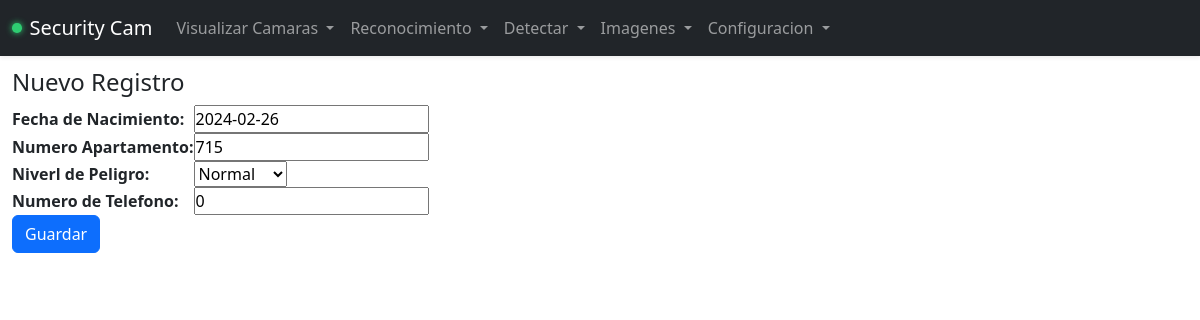
The app's page /record/11/update with its own data.
### cam/models.py (models this page shows, shortened)
class Record(models.Model):
    first_name = models.CharField(max_length=100)
    last_name = models.CharField(max_length=100)
    date_of_birth = models.DateField(null=True, blank=True)
    rut = models.IntegerField(blank=False,null=False,default=6666666)
    apartament = models.IntegerField(blank=True,default=0)
    level_dangerous = models.IntegerField(default=0)
    phone_number = models.IntegerField(default=0)
    path = models.CharField(max_length=200)
    date_register = models.DateField(null=True, blank=True)
    image_name = models.CharField(max_length=230)

### cam/views.py (the view, shortened to what this page needs)
# urls.py: path('record/<int:pk>/update',views.updateRecord,name='updateRecord'),
def updateRecord(request, pk):
    showRecord = get_object_or_404(Record, pk=pk)
    if request.method == 'GET':
        context = {'form': UpdateRecord(instance=showRecord), 'id': pk}
        return render(request,'record/edit.html',context)

### cam/src/forms/recordForm.py
class UpdateRecord(forms.ModelForm):
    CHOISE_LEVEL_DANG = (
        ('0', 'Normal'),
        ('1', 'Leve'),
        ('2', 'Peligroso'),
    )
    date_of_birth = forms.DateField(
                    initial=datetime.date.today,
                    label='Fecha de Nacimiento',
                    localize=True,
                    required=False,
                    widget=forms.DateInput(format='%Y-%m-%d')
                )
    apartament = forms.IntegerField(label='Numero Apartamento')
    level_dangerous = forms.ChoiceField(label='Niverl de Peligro',choices=CHOISE_LEVEL_DANG)
    phone_number = forms.IntegerField(label='Numero de Telefono')
    class Meta:
        model = Record
        fields = ['date_of_birth','apartament','level_dangerous','phone_number']

### cam/templates/record/edit.html (shortened to what this page needs)
{% extends "record/base.html" %}
{% block content %}
<h4>Nuevo Registro</h4>
<form method="POST" class="form-inline">
    <div class="form-group">
        <table>
            <tr>
                <td>{{ form.as_table }}</td>
            </tr>
            <tr>
                <td><button type="submit" class="btn btn-primary mb-2">Guardar</button></td>
            </tr>
        </table>
    </div>
</form>
{% endblock %}

### records on screen
Record: date_of_birth "2024-02-26", apartament "715", level_dangerous "Normal", phone_number "0"
